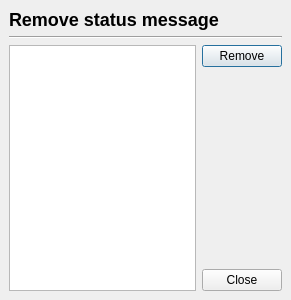
<ui version="4.0" >
 <class>statusEditor</class>
 <widget class="QDialog" name="statusEditor" >
  <property name="geometry" >
   <rect>
    <x>0</x>
    <y>0</y>
    <width>291</width>
    <height>300</height>
   </rect>
  </property>
  <property name="windowTitle" >
   <string>Remove message</string>
  </property>
  <layout class="QGridLayout" >
   <property name="margin" >
    <number>9</number>
   </property>
   <property name="spacing" >
    <number>6</number>
   </property>
   <item row="2" column="1" colspan="2" >
    <widget class="QPushButton" name="removeStatus" >
     <property name="text" >
      <string>Remove</string>
     </property>
    </widget>
   </item>
   <item rowspan="3" row="2" column="0" >
    <widget class="QListWidget" name="statusList" >
     <property name="iconSize" >
      <size>
       <width>22</width>
       <height>22</height>
      </size>
     </property>
    </widget>
   </item>
   <item row="0" column="0" colspan="3" >
    <widget class="QLabel" name="label" >
     <property name="text" >
      <string>&lt;html>&lt;head>&lt;meta name="qrichtext" content="1" />&lt;style type="text/css">
p, li { white-space: pre-wrap; }
&lt;/style>&lt;/head>&lt;body style=" font-family:'DejaVu Sans'; font-size:9pt; font-weight:400; font-style:normal; text-decoration:none;">
&lt;p style=" margin-top:16px; margin-bottom:12px; margin-left:0px; margin-right:0px; -qt-block-indent:0; text-indent:0px; font-size:x-large; font-weight:600;">&lt;span style=" font-size:x-large;">Remove status message&lt;/span>&lt;/p>&lt;/body>&lt;/html></string>
     </property>
    </widget>
   </item>
   <item row="4" column="1" colspan="2" >
    <widget class="QPushButton" name="pushButton" >
     <property name="text" >
      <string>Close</string>
     </property>
    </widget>
   </item>
   <item row="1" column="0" colspan="3" >
    <widget class="Line" name="line" >
     <property name="orientation" >
      <enum>Qt::Horizontal</enum>
     </property>
    </widget>
   </item>
   <item row="3" column="1" >
    <spacer>
     <property name="orientation" >
      <enum>Qt::Vertical</enum>
     </property>
     <property name="sizeHint" >
      <size>
       <width>20</width>
       <height>141</height>
      </size>
     </property>
    </spacer>
   </item>
  </layout>
 </widget>
 <resources/>
 <connections>
  <connection>
   <sender>pushButton</sender>
   <signal>clicked()</signal>
   <receiver>statusEditor</receiver>
   <slot>reject()</slot>
   <hints>
    <hint type="sourcelabel" >
     <x>235</x>
     <y>282</y>
    </hint>
    <hint type="destinationlabel" >
     <x>235</x>
     <y>224</y>
    </hint>
   </hints>
  </connection>
 </connections>
</ui>
